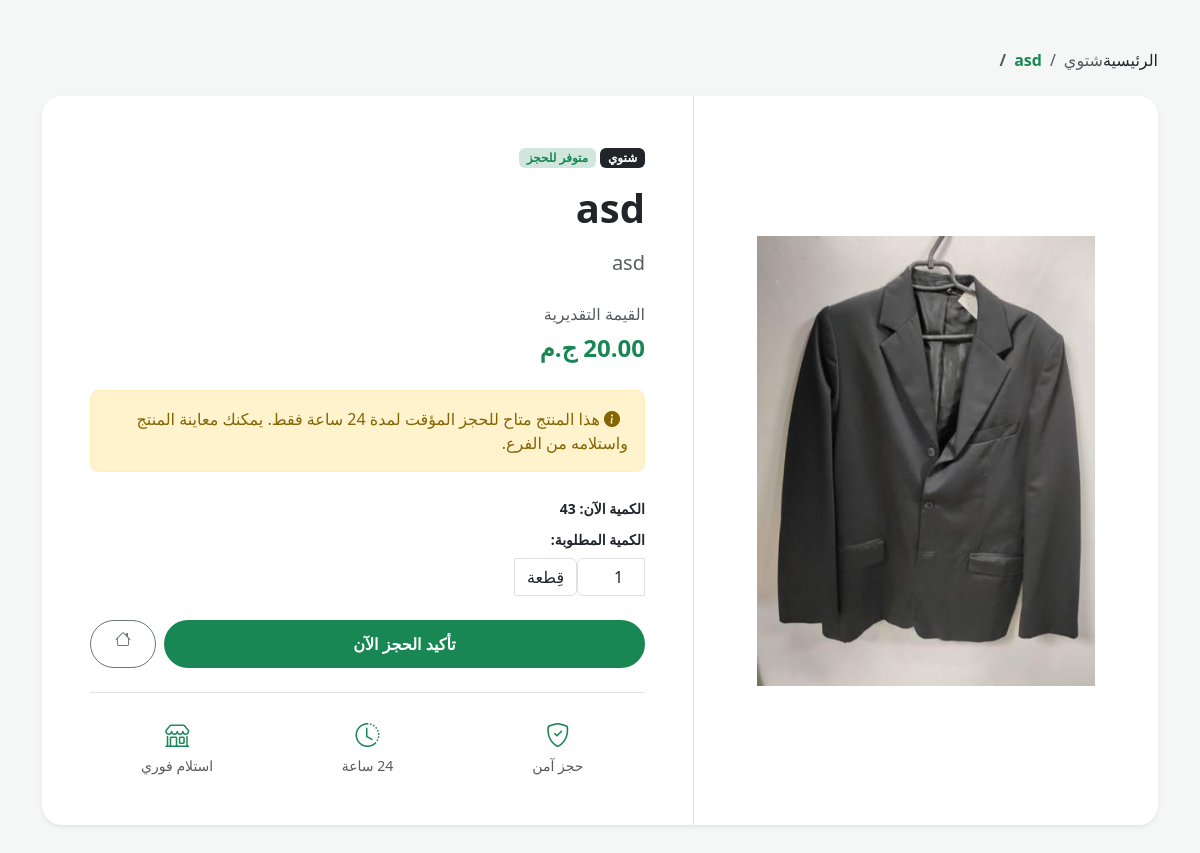
The app's page /BookingProduct/1 (signed in) with its own data.
### Flask_app/Model.py (models this page shows)
class Product(db.Model):
    __tablename__ = "product"
    ProductID = db.Column(db.Integer, primary_key=True)
    ProductName = db.Column(db.String(100), nullable=False)
    Image = db.Column(db.String(100), nullable=True)
    Description = db.Column(db.Text, nullable=True)
    Price = db.Column(db.Float, nullable=False)
    StockQuantity = db.Column(db.Integer, default=0)
    Category = db.Column(db.String(50), nullable=True)
    DateProduct = db.Column(db.DateTime, nullable=False, default=datetime.utcnow)

### Flask_app/product/__init__.py (the view, shortened to what this page needs)
@product_pb.route("/BookingProduct/<int:id>", methods=["GET", "POST"])
@login_required
def AddInBasket(id):
    product = Product.query.get_or_404(id)
    informationUser = InformationUser.query.filter_by(
        UserID=current_user.UserID
    ).first()
    form = BookingProductForm()
    return render_template(
        "/Product_html/info_product.html", product=product, form=form
    )

### Flask_app/product/__init__.py (shortened to what this page needs)
class BookingProductForm(FlaskForm):
    StockQuantity = IntegerField("الكمية المطلوبة", validators=[DataRequired()])
    submit = SubmitField("حجزر المنتج")

### Flask_app/Model.py (called while the page is built)
@login_manager.user_loader
def load_user(user_id):
    return User.query.get(int(user_id))

### Flask_app/templates/Product_html/info_product.html (shortened to what this page needs)
<!DOCTYPE html>
<html lang="ar" dir="rtl">
<head>
    <link href="https://cdn.jsdelivr.net/npm/bootstrap@5.3.0/dist/css/bootstrap.min.css" rel="stylesheet">
    <link rel="stylesheet" href="https://cdn.jsdelivr.net/npm/bootstrap-icons@1.11.1/font/bootstrap-icons.css">
</head>
<body>
<div class="container my-5">
    {% if product %}
    <nav aria-label="breadcrumb" class="mb-4">
        <ol class="breadcrumb">
            <li class="breadcrumb-item"><a href="/" class="text-decoration-none text-dark">الرئيسية</a></li>
            <li class="breadcrumb-item text-muted" aria-current="page">{{ product.Category }}</li>
            <li class="breadcrumb-item active fw-bold text-success" aria-current="page">{{ product.ProductName }}</li>
        </ol>
    </nav>
    <div class="card product-card shadow-sm">
        <div class="row g-0">
            <div class="col-md-5 product-img-container border-start">
                <img src="{{ url_for('static', filename='Images/Images_Product/' + product.Image) }}"
                     class="product-img img-fluid" alt="{{ product.ProductName }}">
            </div>
            <div class="col-md-7 p-4 p-lg-5 d-flex flex-column justify-content-center">
                <div class="mb-2">
                    <span class="badge bg-dark mb-2">{{ product.Category }}</span>
                    {% if product.StockQuantity > 0 %}
                        <span class="badge bg-success-subtle text-success ms-2">متوفر للحجز</span>
                    {% else %}
                        <span class="badge bg-danger-subtle text-danger ms-2">غير متوفر حالياً</span>
                    {% endif %}
                </div>
                <h1 class="fw-bold mb-3">{{ product.ProductName }}</h1>
                <p class="text-muted mb-4 fs-5">{{ product.Description }}</p>
                <div class="mb-4">
                    <span class="text-muted d-block mb-1">القيمة التقديرية</span>
                    <span class="price-tag">{{ "{:,.2f}".format(product.Price) }} ج.م</span>
                </div>
                <div class="p-3 badge-reservation rounded-3 mb-4">
                    <i class="bi bi-info-circle-fill me-2"></i>
                    هذا المنتج متاح للحجز المؤقت لمدة 24 ساعة فقط. يمكنك معاينة المنتج واستلامه من الفرع.
                </div>
                <form method="POST" class="row g-3 align-items-center">
                    <div class="col-auto">
                        <label class="form-label small fw-bold">الكمية الآن: {{  product.StockQuantity }}</label><br>
                        <label class="form-label small fw-bold">الكمية المطلوبة:</label>
                        <div class="input-group" style="width: 130px;">
                            {{ form.StockQuantity(class="form-control text-center rounded-start", type="number", min=1, max=product.StockQuantity, value=1) }}
                            <span class="input-group-text bg-white">قِطعة</span>
                        </div>
                    </div>
                    <div class="col-12 mt-4">
                        <div class="d-flex gap-2">
                            {{ form.submit(class="btn btn-reserve text-white flex-grow-1", value="تأكيد الحجز الآن") }}
                            <a href="{{ url_for('Main_bp.index') }}" class="btn btn-outline-secondary rounded-pill px-4">
                                <i class="bi bi-house"></i>
                            </a>
                        </div>
                    </div>
                </form>
                <div class="mt-4 pt-4 border-top">
                    <div class="row text-center g-3">
                        <div class="col-4">
                            <i class="bi bi-shield-check text-success fs-4 d-block"></i>
                            <span class="small text-muted">حجز آمن</span>
                        </div>
                        <div class="col-4">
                            <i class="bi bi-clock-history text-success fs-4 d-block"></i>
                            <span class="small text-muted">24 ساعة</span>
                        </div>
                        <div class="col-4">
                            <i class="bi bi-shop text-success fs-4 d-block"></i>
                            <span class="small text-muted">استلام فوري</span>
                        </div>
                    </div>
                </div>
            </div>
        </div>
    </div>
    {% endif %}
</div>
</body>
</html>

### Flask_app/templates/Product_html/info_product.html (style rules this page uses)
:root { --main-color: #212529; --accent-color: #198754; }
body { background-color: #f4f7f6; font-family: 'Segoe UI', sans-serif; }
.product-card { border: none; border-radius: 20px; overflow: hidden; }
.product-img-container { background: #fff; padding: 20px; display: flex; align-items: center; justify-content: center; }
.product-img { max-height: 450px; object-fit: contain; transition: 0.3s; }
.badge-reservation { background-color: #fff3cd; color: #856404; border: 1px solid #ffeeba; }
.price-tag { font-size: 1.5rem; font-weight: bold; color: var(--accent-color); }
.btn-reserve { background-color: var(--accent-color); border: none; padding: 12px 30px; border-radius: 50px; font-weight: bold; transition: 0.3s; }

### records on screen
Product: Category "شتوي", ProductName "asd", Image (picture), Description "asd", Price "20.00", StockQuantity "43", StockQuantity "1"
